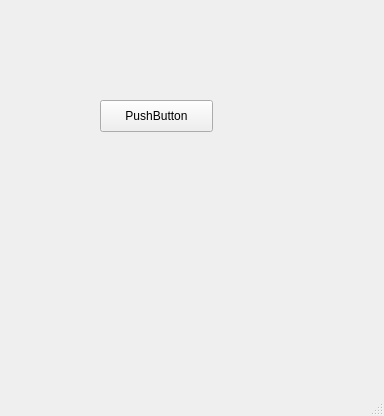
<?xml version="1.0" encoding="UTF-8"?>
<ui version="4.0">
 <class>MainWindow</class>
 <widget class="QMainWindow" name="MainWindow">
  <property name="geometry">
   <rect>
    <x>0</x>
    <y>0</y>
    <width>384</width>
    <height>416</height>
   </rect>
  </property>
  <property name="windowTitle">
   <string>MainWindow</string>
  </property>
  <widget class="QWidget" name="centralwidget">
   <widget class="QPushButton" name="pushButton">
    <property name="geometry">
     <rect>
      <x>100</x>
      <y>100</y>
      <width>113</width>
      <height>32</height>
     </rect>
    </property>
    <property name="text">
     <string>PushButton</string>
    </property>
   </widget>
  </widget>
  <widget class="QMenuBar" name="menubar">
   <property name="geometry">
    <rect>
     <x>0</x>
     <y>0</y>
     <width>384</width>
     <height>22</height>
    </rect>
   </property>
  </widget>
  <widget class="QStatusBar" name="statusbar"/>
 </widget>
 <resources/>
 <connections/>
</ui>
